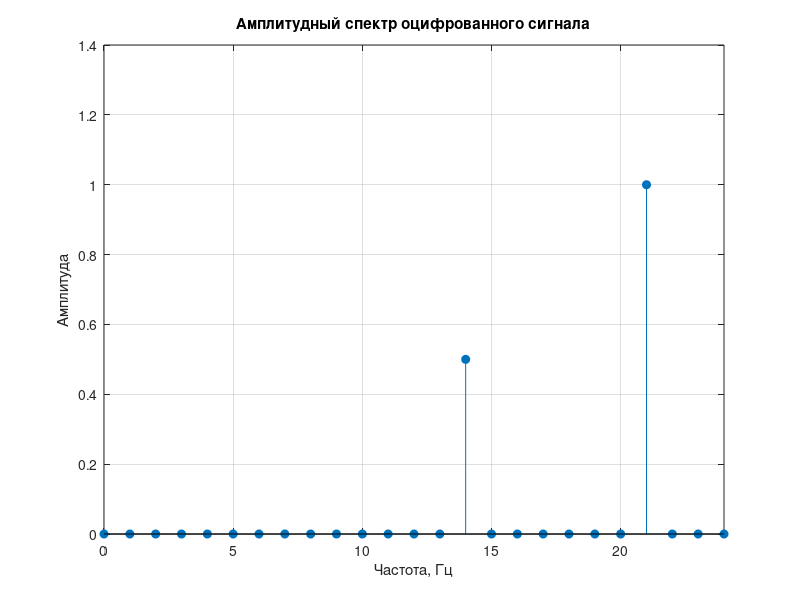

Write MATLAB code to recreate this figure.
% Исходные параметры
Fs = 42;              % Гц
Ts = 1/Fs;            % Период дискретизации
t_digital = 0:Ts:1-Ts; % Временные точки для 1 секунды
f = 7;
w = 1200; % ширина окна
h = 400; % высота окна

y_digital = cos(4*pi*f*t_digital) + cos(6*pi*f*t_digital);
% Длина сигнала
N = length(y_digital);

% Выполнение FFT
Y = fft(y_digital);

% Амплитудный спектр (нормируем)
Y_mag = abs(Y)/N;

% Частотная ось
f_axis = (0:N-1)*(Fs/N);

% Визуализация спектра
figure('Position', [(1920-w)/2, (1080-h)/2, w, h], 'MenuBar', 'none', 'ToolBar', 'none');
stem(f_axis, Y_mag, 'filled');
title('Амплитудный спектр оцифрованного сигнала');
xlabel('Частота, Гц');
ylabel('Амплитуда');
grid on;
xlim([0 Fs/2+3]);